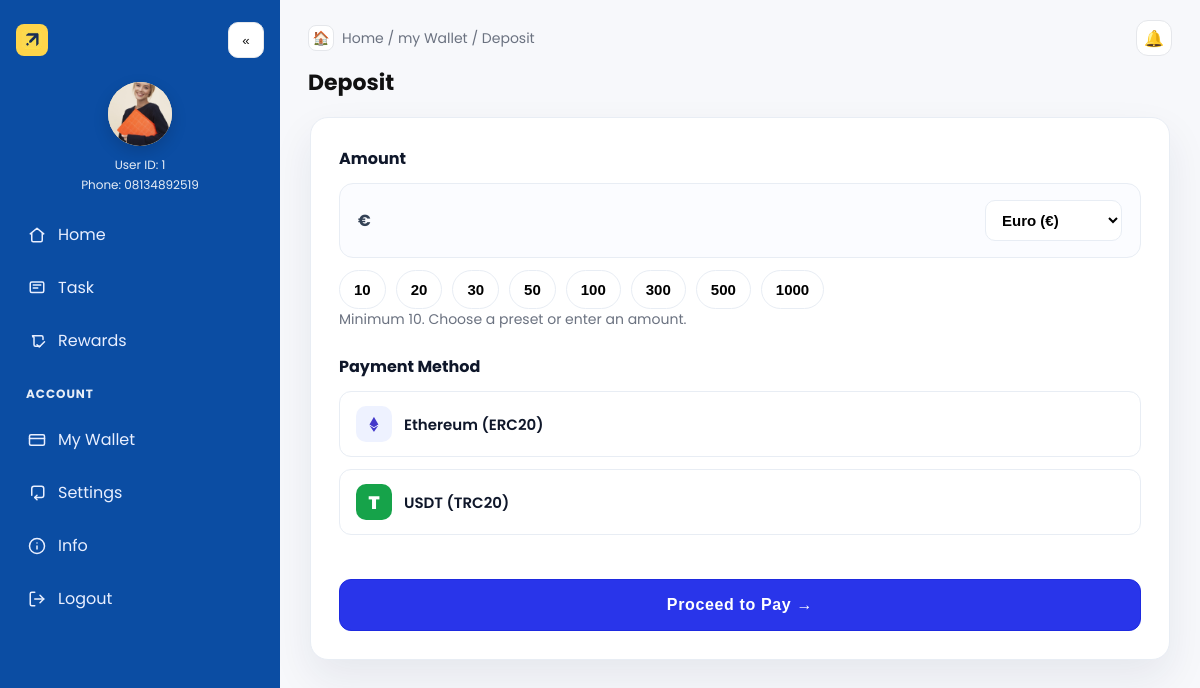
The app's page /deposit/ (signed in) with its own data.
### main/models.py (models this page shows, shortened)
class CustomUser(AbstractUser):
    username = None
    phone = models.CharField(max_length=20, unique=True)
    invitation_code = models.CharField(max_length=50, blank=True, null=True)
    nickname   = models.CharField(max_length=50, blank=True)
    avatar     = models.ImageField(upload_to="avatars/%Y/%m/", blank=True, null=True)
    avatar_url = models.URLField(blank=True, null=True, validators=[URLValidator()])
    signup_ip = models.GenericIPAddressField(blank=True, null=True)
    signup_country = models.CharField(max_length=100, blank=True, null=True)
    last_login_ip = models.GenericIPAddressField(blank=True, null=True)
    last_login_country = models.CharField(max_length=100, blank=True, null=True)
    USERNAME_FIELD = "phone"
    REQUIRED_FIELDS = []
    objects = CustomUserManager()

### main/views.py (the view)
# urls.py: path("deposit/", views.deposit, name="deposit"),
@login_required
def deposit(request):
    if request.method == "POST":
        form = DepositForm(request.POST)
        if form.is_valid():
            amount = form.cleaned_data["amount"]
            currency = form.cleaned_data["currency"]
            network = form.cleaned_data["network"]
            pay_to = DepositAddress.objects.filter(network=network, active=True).first()
            if not pay_to:
                messages.error(request, "Payment address for the selected network is not available.")
                return redirect("deposit")
            dep = DepositRequest.objects.create(
                user=request.user,
                amount_cents=cents(amount),
                currency=currency,
                network=network,
                pay_to=pay_to,
                status="awaiting_payment",
                reference=DepositRequest.new_reference(),
            )
            return redirect("deposit_pay", pk=dep.id)
    else:
        form = DepositForm()
    symbol = _symbol(form.initial.get("currency", "EUR"))
    presets = [10, 20, 30, 50, 100, 300, 500, 1000]  # ✅ use this in template
    return render(
        request,
        "meta_search/deposit.html",
        {"form": form, "symbol": symbol, "presets": presets},
    )

### main/forms.py (shortened to what this page needs)
class DepositForm(forms.Form):
    amount = forms.DecimalField(min_value=0, decimal_places=2, max_digits=12)
    currency = forms.ChoiceField(choices=Currency.choices, initial=Currency.EUR)
    network = forms.ChoiceField(choices=Network.choices)

### main/views.py (called while the page is built)
def _symbol(code: str) -> str:
    return CURRENCY_SYMBOL.get(code, "€")

### templates/meta_search/deposit.html (shortened to what this page needs)
{% extends "base_user.html" %}
{% load static %}
{% block breadcrumb %}Home / my Wallet / Deposit{% endblock %}
{% block extra_head %}
<link rel="stylesheet" href="{% static 'meta_search/deposit.css' %}">
<link rel="stylesheet" href="https://cdnjs.cloudflare.com/ajax/libs/font-awesome/6.5.0/css/all.min.css">
{% endblock %}
{% block content %}
  <div class="page-with-mobile-back">
    <div class="page-header">
      <h1 class="page-title">Deposit</h1>
    </div>
  </div>
<section class="dep">
  <div class="shell">
    <div class="card">
      <div class="inner grid">
        <form method="post" action="{% url 'deposit' %}" id="depositForm" novalidate>
          <div class="group">
            <div class="section-title">Amount</div>
            <div class="ctrl {% if form.amount.errors %}error{% endif %}">
              <span class="prefix" id="currSymbol">{{ symbol }}</span>
              {{ form.amount }}
              <div class="select {% if form.currency.errors %}error{% endif %}">
                {{ form.currency }}
              </div>
            </div>
            <div class="chips">
              {% for v in presets %}
                <button class="chip" type="button" data-amt="{{ v }}">{{ v }}</button>
              {% endfor %}
            </div>
            <div class="muted">Minimum 10. Choose a preset or enter an amount.</div>
          </div>
          <div class="group">
            <div class="section-title" style="margin-top:10px">Payment Method</div>
            <div class="method">
              <label class="opt {% if form.network.value == 'ETH' %}active{% endif %}" data-net="ETH">
                <span class="bullet"><i class="fa-brands fa-ethereum"></i></span>
                <span>Ethereum (ERC20)</span>
              </label>
              <label class="opt {% if form.network.value == 'TRC20' %}active{% endif %}" data-net="TRC20">
                <span class="bullet usdt">T</span>
                <span>USDT (TRC20)</span>
              </label>
            </div>
          </div>
          <div class="group">
            <button class="submit" type="submit">Proceed to Pay →</button>
          </div>
        </form>
      </div>
    </div>
  </div>
</section>
{% endblock %}

### templates/base_user.html (shortened to what this page needs)
{% load static %}
<!DOCTYPE html>
<html lang="en">
<head>
  <link rel="stylesheet" href="{% static 'meta_search/base_user_layout.css' %}">
  {% block extra_head %}{% endblock %}
</head>
<body>
  <div class="app {% block app_classes %}{% endblock %}" id="app">
    <aside class="sidebar" id="sidebar">
      <div class="brand">
        <a class="brand-button" href="{% url 'user_dashboard' %}" title="Dashboard">
          <img src="{% static 'meta_search/images/logo_emoji.png' %}" alt="Dashboard" style="width:20px; height:20px; vertical-align:middle;">
        </a>
        <button class="sb-toggle sb-toggle-desktop" id="sbToggleDesktop" aria-label="Collapse menu" title="Collapse">«</button>
      </div>
      {% static 'meta_search/images/avatar-placeholder.png' as avatar_placeholder %}
      <div class="profile"
           title="{{ request.user.nickname|default:request.user.get_full_name|default:request.user.username }}">
        <div class="avatar">
          {% if request.user.avatar %}
            <img src="{{ request.user.avatar.url }}" alt="User avatar" width="48" height="48" loading="lazy" onerror="this.src='{{ avatar_placeholder }}'">
          {% elif request.user.avatar_url %}
            <img src="{{ request.user.avatar_url }}" alt="User avatar" width="48" height="48" loading="lazy" onerror="this.src='{{ avatar_placeholder }}'">
          {% else %}
            <img src="{{ avatar_placeholder }}" alt="User avatar" width="48" height="48" loading="lazy">
          {% endif %}
          <span class="status-dot"></span>
        </div>
        <div class="meta">
          <div class="id">User ID: {{ request.user.id }}</div>
          <div class="phone">Phone: {{ request.user.phone|default:'-' }}</div>
        </div>
      </div>
      <nav class="nav" aria-label="Sidebar">
        <a class="link {% if active_page == 'home' %}active{% endif %}" href="{% url 'user_dashboard' %}" title="Home">
          <svg viewBox="0 0 24 24" width="18" height="18" fill="none" stroke="currentColor" stroke-width="2" stroke-linecap="round" stroke-linejoin="round"><path d="M3 10.5 12 3l9 7.5"/><path d="M5 10v9a2 2 0 0 0 2 2h10a2 2 0 0 0 2-2v-9"/></svg>
          <span class="label">Home</span>
        </a>
        <a class="link {% if active_page == 'task' %}active{% endif %}" href="#" title="Task">
          <svg viewBox="0 0 24 24" width="18" height="18" fill="none" stroke="currentColor" stroke-width="2" stroke-linecap="round" stroke-linejoin="round"><rect x="3" y="4" width="18" height="14" rx="2"/><path d="M7 8h10M7 12h6"/></svg>
          <span class="label">Task</span>
        </a>
        <a class="link {% if active_page == 'rewards' %}active{% endif %}" href="#" title="Rewards">
          <svg viewBox="0 0 24 24" width="18" height="18" fill="none" stroke="currentColor" stroke-width="2" stroke-linecap="round" stroke-linejoin="round"><path d="m12 17 3 3 7-7"/><path d="M20 10V7a2 2 0 0 0-2-2H6a2 2 0 0 0 2 2v10a2 2 0 0 0 2 2h6"/></svg>
          <span class="label">Rewards</span>
        </a>
        <h6>Account</h6>
        <a class="link {% if active_page == 'wallet' %}active{% endif %}" href="{% url 'wallet' %}" title="My Wallet">
          <svg viewBox="0 0 24 24" width="18" height="18" fill="none" stroke="currentColor" stroke-width="2" stroke-linecap="round" stroke-linejoin="round"><rect x="2" y="5" width="20" height="14" rx="2"/><path d="M2 10h20"/></svg>
          <span class="label">My Wallet</span>
        </a>
        <a class="link {% if active_page == 'settings' %}active{% endif %}" href="{% url 'profile_settings' %}" title="Settings">
          <svg viewBox="0 0 24 24" width="18" height="18" fill="none" stroke="currentColor" stroke-width="2" stroke-linecap="round" stroke-linejoin="round"><path d="M12 15l-3 3 3 3"/><path d="M9 18h9a3 3 0 0 0 3-3V6a3 3 0 0 0-3-3H8a3 3 0 0 0-3 3v9"/></svg>
          <span class="label">Settings</span>
        </a>
        <a class="link {% if active_page == 'info' %}active{% endif %}" href="{% url 'info_index' %}" title="Info">
          <svg viewBox="0 0 24 24" width="18" height="18" fill="none" stroke="currentColor" stroke-width="2" stroke-linecap="round" stroke-linejoin="round"><circle cx="12" cy="12" r="10"/><path d="M12 16v-4M12 8h.01"/></svg>
          <span class="label">Info</span>
        </a>
        <div class="bottom">
          <a class="link" href="{% url 'signout' %}" title="Logout">
            <svg viewBox="0 0 24 24" width="18" height="18" fill="none" stroke="currentColor" stroke-width="2" stroke-linecap="round" stroke-linejoin="round"><path d="M9 21H5a2 2 0 0 1-2-2V5a2 2 0 0 1 2-2h4"/><polyline points="16 17 21 12 16 7"/><line x1="21" y1="12" x2="9" y2="12"/></svg>
            <span class="label">Logout</span>
          </a>
        </div>
      </nav>
    </aside>
    <main class="main">
      <div class="topbar">
        <div class="breadcrumb">
          <span class="crumb-home">🏠</span>
          <span class="dreadcrumb">
            {% block breadcrumb %}Home / setting / my wallet{% endblock %}
          </span>
        </div>
        <div class="bell" title="Announcements">
          <a href="{% url 'announcements' %}" aria-label="Announcements">🔔</a>
        </div>
      </div>
      {% block content %}{% endblock %}
    </main>
  </div>
</body>
</html>

### static/meta_search/base_user_layout.css (style rules this page uses)
:root { --blue:#0b4da3; --text:#111; --muted:#6b7280; --border:#e5e7eb; --card:#ffffff; --bg:#f7f8fb; --radius:14px; --topbar-h: 56px; }
* { box-sizing:border-box; }
html,body { height:100%; }
body { margin:0; font-family:"Poppins", system-ui, -apple-system, Segoe UI, Roboto, Helvetica, Arial, "Apple Color Emoji","Segoe UI Emoji"; color:var(--text); background:var(--bg); }
.app { display:grid; grid-template-columns:280px 1fr; min-height:100vh; }
.sidebar { background:var(--blue); color:#fff; padding:22px 16px; position:sticky; top:0; height:100vh; overflow:hidden; }
.brand { display:flex; align-items:center; gap:10px; margin-bottom:22px; }
.brand-button { height:32px; width:32px; border-radius:8px; background:#ffd54a; display:grid; place-items:center; font-weight:700; color:#111; text-decoration:none; }
.sb-toggle { border:1px solid var(--border); height:36px; width:36px; border-radius:10px; background:#fff; color:var(--text); display:grid; place-items:center; cursor:pointer; transition: transform .12s ease, box-shadow .2s ease, background-color .2s ease, border-color .2s ease; }
.profile { display:flex; flex-direction:column; align-items:center; gap:10px; margin:24px 0 18px; text-align:center; }
.avatar { height:64px; width:64px; border-radius:50%; background:#ffe6b3; overflow:hidden; position:relative; box-shadow:0 6px 16px rgba(0,0,0,.15); }
.avatar img { height:100%; width:100%; object-fit:cover; display:block; }
.status-dot { position:absolute; right:-2px; bottom:-2px; height:12px; width:12px; border-radius:50%; background:#4ade80; border:3px solid var(--blue); }
.meta { display:flex; flex-direction:column; gap:2px; }
.meta .id { font-size:12px; opacity:.9; }
.meta .phone { font-size:12px; opacity:.9; }
.nav { margin-top:18px; display:grid; gap:8px; }
.nav h6 { font-size:12px; letter-spacing:.08em; text-transform:uppercase; opacity:.9; margin:14px 10px 6px; }
.link { display:flex; align-items:center; gap:12px; padding:10px 12px; border-radius:12px; text-decoration:none; color:#e9efff; background:transparent; }
.link svg { flex:0 0 18px; min-width:18px; }
.label { white-space:nowrap; }
.bottom { margin-top:auto; }
.main { padding:28px 28px 48px; }
.topbar { display:flex; justify-content:space-between; align-items:center; margin:-8px 0 10px; gap:12px; }
.breadcrumb { display:flex; align-items:center; gap:8px; color:var(--muted); font-size:14px; }
.crumb-home { height:26px; width:26px; border:1px solid var(--border); border-radius:8px; display:grid; place-items:center; background:#fff; }
.bell { height:36px; width:36px; border:1px solid var(--border); border-radius:12px; background:#fff; display:grid; place-items:center; position:relative; }
.bell a { display:inline-block; color:inherit; text-decoration:none; }
.card { background:var(--card); border:1px solid var(--border); border-radius:var(--radius); }
.sb-toggle-desktop { display:none; }
@media (min-width: 901px) { .sb-toggle-desktop { display:inline-grid; } }
@media (min-width: 901px) { .sidebar .brand { display:flex; align-items:center; gap:10px; } }
@media (min-width: 901px) { .sb-toggle-desktop { margin-left:auto; border:1px solid var(--border); height:36px; width:36px; border-radius:10px; background:#fff; color:var(--text); display:grid; place-items:center; cursor:pointer; transition: transform .12s ease, box-shadow .2s ease, background-color .2s ease, border-color .2s ease; } }
@media (min-width:901px) { .sb-toggle-desktop { transform:translateX(0); } }

### templates/meta_search/deposit.html (style rules this page uses)
.page-with-mobile-back .page-header { display:flex; align-items:center; gap:10px; margin:0 0 14px; }
.page-with-mobile-back .page-title { margin:0; font-weight:700; font-size:22px; color:var(--text, #0f172a); }

### records on screen
CustomUser: user.avatar (picture), user.id "1", user.phone "08134892519"

### other values on screen
{{ v }} "10" "20" "30" "50" "100" "300" "500" "1000"
